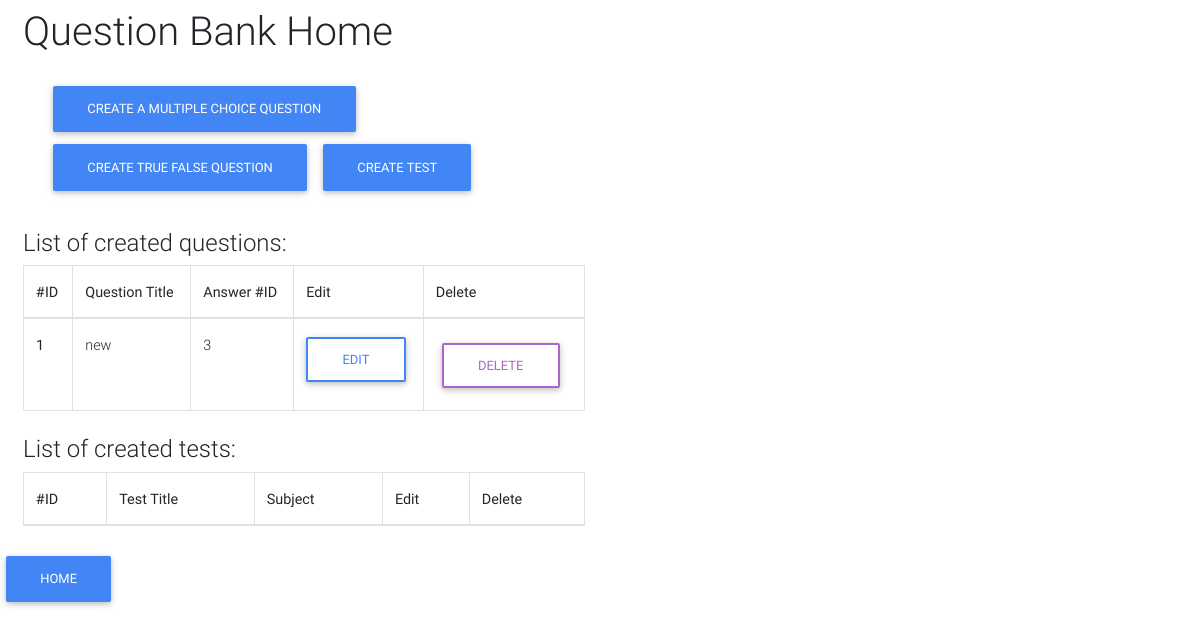
Before: /maker/ with the older database file.
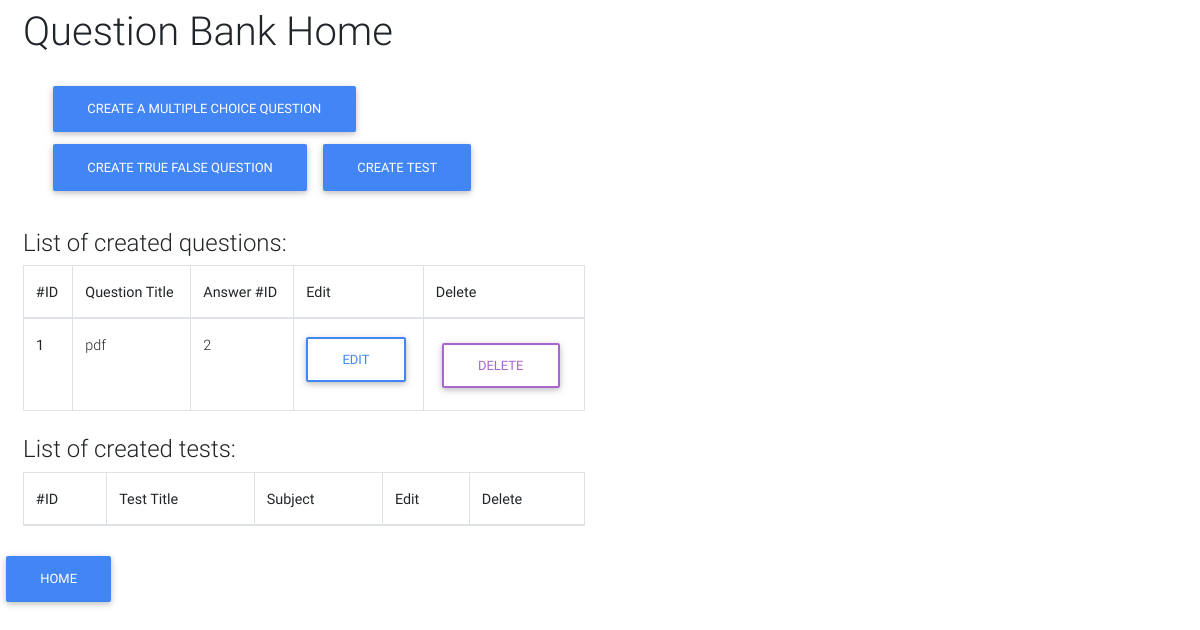
After: the same page with the newer database file.
### maker/models.py (models this page shows, shortened)
class QuestionModel(models.Model):
    id = models.IntegerField(primary_key=True, auto_created=True)
    question = models.CharField(max_length=256)
    answer = models.IntegerField()
    choice_1 = models.CharField(max_length=256, default='True')
    choice_2 = models.CharField(max_length=256, default='False')
    choice_3 = models.CharField(max_length=256, null=True, default=None)
    choice_4 = models.CharField(max_length=256, null=True, default=None)
    choice_5 = models.CharField(max_length=256, null=True, default=None)
    choice_6 = models.CharField(max_length=256, null=True, default=None)
    image = models.ImageField(default=None)
    category = models.ForeignKey(QuestionCategory, default=1, on_delete=models.CASCADE)

### maker/views.py (the view)
# urls.py: path('', views.make_home_view, name='home'),
def make_home_view(request):
    t = Test.objects.all()
    q = QuestionModel.objects.all()
    return render(request, 'make_home.html', context =  {'q': q, 't': t})

### maker/templates/make_home.html (shortened to what this page needs)
{% extends 'base.html' %}
{% load static %}
{% block content %}
<div class="row m-2">
    <div class="col-6">
        <h1> Question Bank Home </h1>
        <div class="m-4">
            <a href="{% url 'maker:multiple_choice' %}" class="btn btn-primary" role="button">Create a Multiple Choice Question</a>
            <a href="{% url 'maker:true_false' %}" class="btn btn-primary" role="button">Create True False Question</a>
            <a href="{% url 'maker:make_test'%}" class="btn btn-primary" role="button">Create Test</a>
        </div>
    </div>
</div>
<div class="row m-2">
    <div class="col-6">
        <h4> List of created questions: </h4>
        <table class="table table-bordered">
            <thead>
                <tr>
                    <th scope="col">#ID</th>
                    <th scope="col">Question Title</th>
                    <th scope="col">Answer #ID</th>
                    <th scope="col">Edit</th>
                    <th scope="col">Delete</th>
                </tr>
            </thead>
            <tbody>
                {% if q %}
                    {% for question in q %}
                        <tr>
                            <th scope="row">{{ question.id }}</th>
                            <td>{{ question.question }}</td>
                            <td>{{ question.answer }}</td>
                            {% if question.choice_3 == None %}
                                <td><a href="{% url 'maker:true_false_edit' id=question.id %}">Edit</a></td>
                            {% else %}
                                <td>
                                    <a role="button" class="btn btn-outline-primary" href="{% url 'maker:multiple_choice_edit' id=question.id %}">Edit</a>
                                </td>
                            {% endif %}
                            <td>
                                <button type="button" data-toggle="modal" data-target="#delete_question_popup" data-id={{question.id}} class="btn btn-outline-secondary no-bbrr" onclick="deleteButton('{{question.id}}', '{% url 'maker:delete_question' id=0 %}')">Delete</button>
                            </td>
                        </tr>
                    {% endfor %}
                {% endif %}
            </tbody>
        </table>
    </div>
</div>
<div class="row m-2">
    <div class="col-6">
        <h4> List of created tests: </h4>
        <table class="table table-bordered">
            <thead>
                <tr>
                    <th scope="col">#ID</th>
                    <th scope="col">Test Title</th>
                    <th scope="col">Subject</th>
                    <th scope="col">Edit</th>
                    <th scope="col">Delete</th>
                </tr>
            </thead>
        </table>
    </div>
</div>
    <a href="{% url 'home' %}" class="btn btn-primary" role="button">Home</a>
{% endblock %}

Changed rows visible on the page:
changed QuestionModel id 1: question "new" → "pdf"; answer "3" → "2"
